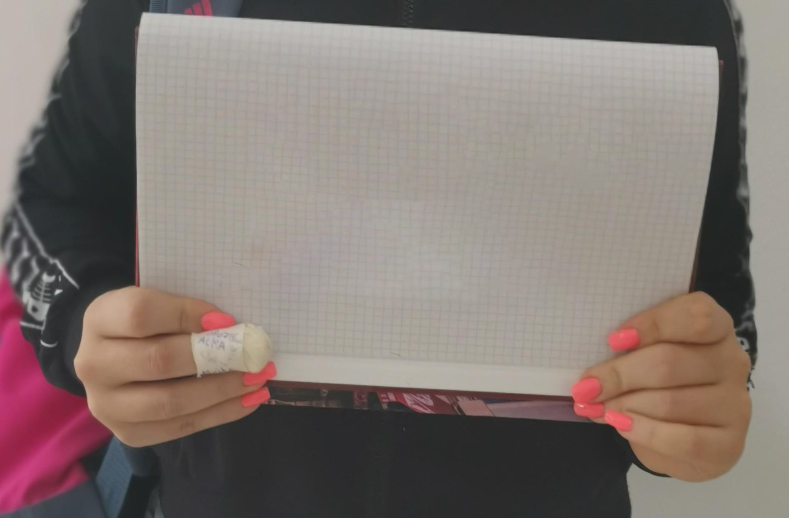
#> input picture papersheet-detection/images/1.jpg, 1578 x 1035 px (shown at 1/2 size)
$ python -i coordinator.py   (imports and definitions only)
#> lines starting #> are read from the running program, lines starting #| are printed output that depends on the picture; after the words box and inside, x2 and y2 are one past the last pixel; in counts of white or black regions, pixels touching at a corner belong together
#> further down, picture is the input picture: shape (1035, 1578, 3); mean B, G, R 113.3, 118.3, 129.7
# USAGE
# python scan.py --image images/page.jpg

# import the necessary packages
from operator import mul
from collections import namedtuple
import time
import numpy as np
import argparse
import cv2
import imutils
import sys
import os
import re
import json
from os import path


OUTPUT_FOLDER = r"C:\\Users\\Teo\\Documents\\GitHub\\AppealBot-Service\\papersheet-detection\\images_cropped\\"


def generateCoordinates(image,draw = False):
#> called with draw = False
    gray = cv2.cvtColor(image, cv2.COLOR_BGR2GRAY)
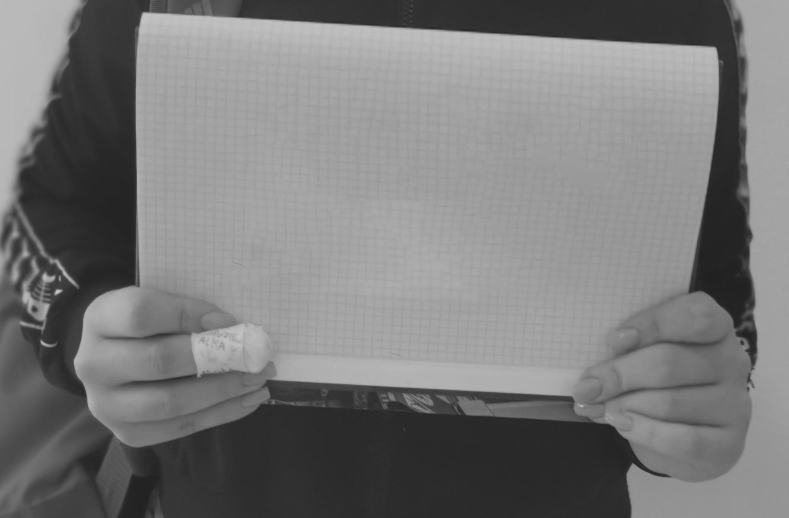
#> gray: shape (1035, 1578) (shown at 1/2 size); min 29, max 205, mean 121.1
    # ----------------------------------
    # Calculate average and median color
    # ----------------------------------
    median = int(np.median(gray))
#> median = 151
    average_color = int(np.mean(gray))
#> average_color = 121


    ret,  gray= cv2.threshold(
        gray,
        median * 0.95,
        255,
        cv2.THRESH_BINARY,
    )
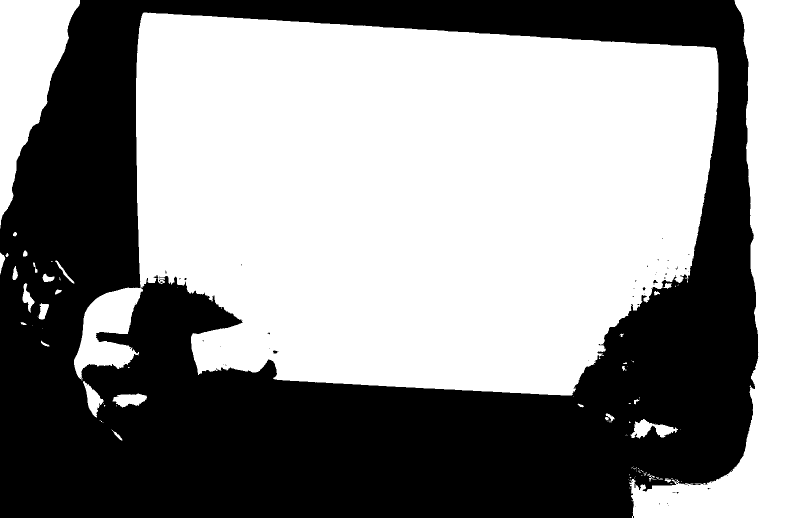
#> gray: shape (1035, 1578) (shown at 1/2 size); 55% white; 62 black regions (58 under 20 px)
#> ret = 143

    cnts = cv2.findContours(gray, cv2.RETR_EXTERNAL, cv2.CHAIN_APPROX_SIMPLE)
#> cnts = 103 contours, 76 with area under 20; largest, box (x1, y1, x2, y2) and area: (148, 25, 1437, 791) 754597, (1259, 0, 1578, 1035) 97456, (0, 0, 160, 456) 35053, (1261, 838, 1356, 877) 1585, (166, 762, 207, 835) 1168
    cnts = imutils.grab_contours(cnts)
    cnts = sorted(cnts, key=cv2.contourArea, reverse=True)


    # Get with the largest area

    c = cnts[0]
#> c = contour of 1585 points, box (x1, y1, x2, y2) (148, 25, 1437, 791), area 754597


    peri = cv2.arcLength(c, True)
#> peri = 5291.6
    approx = cv2.approxPolyDP(c, 0.02 * peri, True)
#> approx = [[148, 729], [314, 549], [484, 641], [396, 749], [1143, 790], [1375, 564], [1431, 96], [287, 25]]
    rect = cv2.minAreaRect(approx)
#> rect = ((789.4, 414.8), (715.9, 1241.3), -86.45)
    box = cv2.boxPoints(rect)
#> box = [[1386.7, 810.5], [147.7, 733.6], [192.1, 19.11], [1431, 96]]
    box = np.int0(box)
#> box = [[1386, 810], [147, 733], [192, 19], [1431, 96]]
    # cv2.drawContours(asd, [box], 0, (0, 128, 0), 2)
    # cv2.imwrite('test\\detection.jpg',asd)
    if draw:
        cv2.drawContours(image, [box], 0, (0, 128, 0), 2)
    return box


# [67 lines left out: function applyReduction, not called in this run]

# [17 lines not run here, left out]


>>> import cv2
>>> picture = cv2.imread('images/1.jpg')
>>> result = generateCoordinates(picture)
#> result = [[1386, 810], [147, 733], [192, 19], [1431, 96]]

$ run again, on papersheet-detection/images/11.jpg
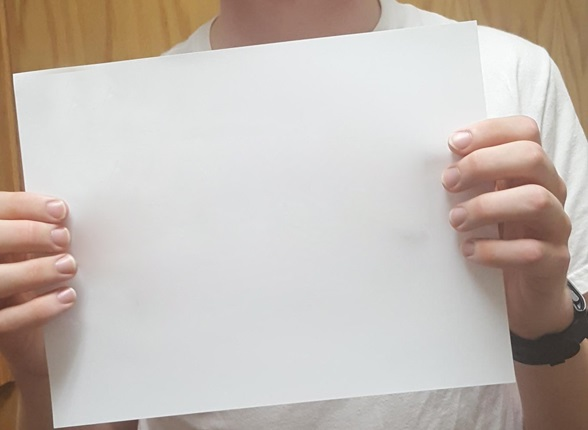
#> input picture papersheet-detection/images/11.jpg, 588 x 430 px
#> picture is the input picture: shape (430, 588, 3); mean B, G, R 181.1, 187.6, 196.8
#> in generateCoordinates, `gray = cv2.cvtColor(image, cv2.COLOR_BGR2GRAY)`:
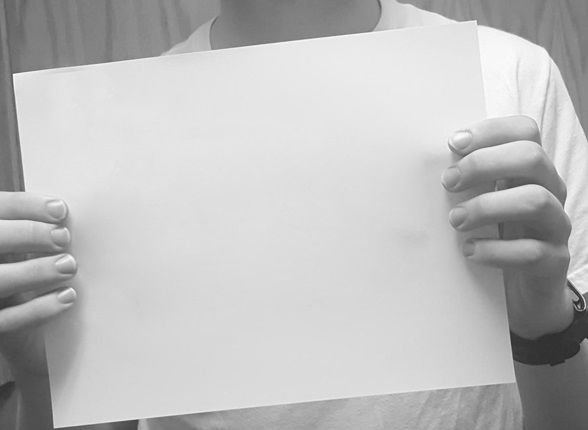
#> gray: shape (430, 588); min 40, max 252, mean 189.6
#> median = 214
#> average_color = 189
#> in generateCoordinates, `ret,  gray= cv2.threshold( gray, median * 0.95, 255, cv2.THRESH_BINARY..`:
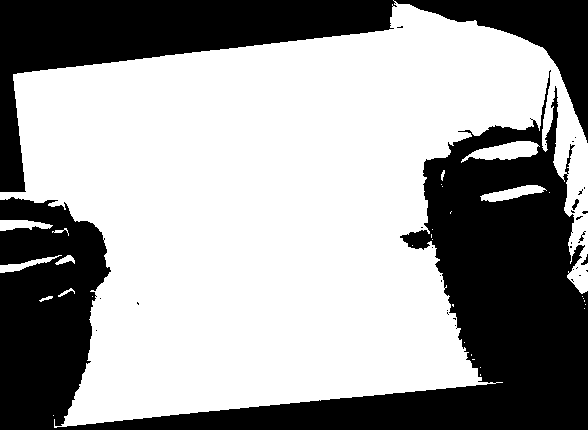
#> gray: shape (430, 588); 61.8% white; 32 black regions (27 under 20 px)
#> ret = 203
#> cnts = 31 contours, 23 with area under 20; largest, box (x1, y1, x2, y2) and area: (0, 0, 588, 428) 152520, (461, 141, 540, 163) 838, (480, 185, 547, 202) 484, (0, 220, 53, 231) 334, (0, 255, 62, 273) 264, (55, 255, 75, 265) 77, (58, 288, 75, 297) 29, (39, 296, 53, 302) 22
#> c = contour of 1171 points, box (x1, y1, x2, y2) (0, 0, 588, 428), area 152520
#> peri = 3192.5
#> approx = contour of 9 points, box (x1, y1, x2, y2) (0, 51, 588, 428), area 143146
#> rect = ((291.5, 224.6), (575, 355.3), -5.74)
#> in generateCoordinates, `box = cv2.boxPoints(rect)`: box = [[23.21, 430.1], [-12.3, 76.54], [559.8, 19.08], [595.3, 372.6]]
#> in generateCoordinates, `box = np.int0(box)`: box = [[23, 430], [-12, 76], [559, 19], [595, 372]]

$ run again, on papersheet-detection/images/12.jpg
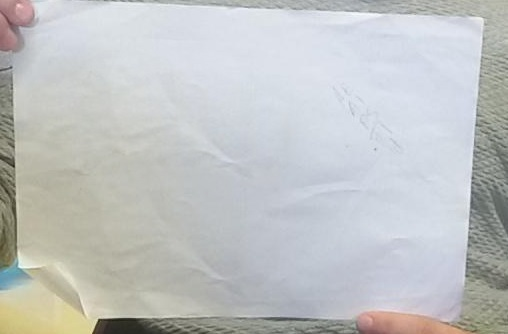
#> input picture papersheet-detection/images/12.jpg, 508 x 334 px
#> picture is the input picture: shape (334, 508, 3); mean B, G, R 195.5, 195.4, 193
#> in generateCoordinates, `gray = cv2.cvtColor(image, cv2.COLOR_BGR2GRAY)`:
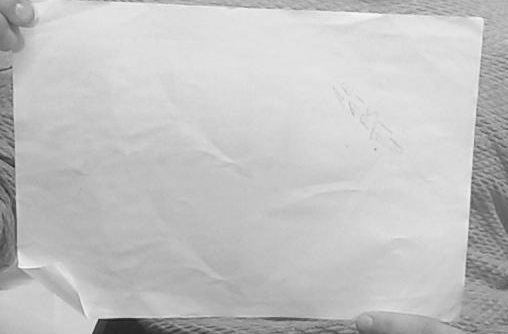
#> gray: shape (334, 508); min 28, max 249, mean 194.7
#> median = 200
#> average_color = 194
#> in generateCoordinates, `ret,  gray= cv2.threshold( gray, median * 0.95, 255, cv2.THRESH_BINARY..`:
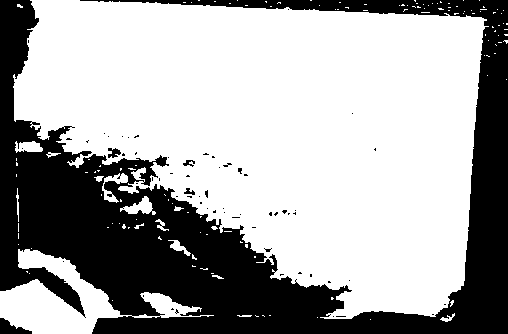
#> gray: shape (334, 508); 65.2% white; 63 black regions (58 under 20 px)
#> ret = 190
#> cnts = 136 contours, 125 with area under 20; largest, box (x1, y1, x2, y2) and area: (13, 0, 489, 319) 101992, (0, 249, 214, 334) 5962, (120, 196, 156, 215) 263, (102, 173, 128, 203) 233, (15, 141, 43, 153) 201
#> c = contour of 944 points, box (x1, y1, x2, y2) (13, 0, 489, 319), area 101992
#> peri = 2331.6
#> approx = [[30, 0], [70, 165], [166, 156], [118, 189], [320, 317], [463, 285], [486, 19]]
#> rect = ((251.7, 161.7), (304.7, 456.4), -87.61)
#> in generateCoordinates, `box = cv2.boxPoints(rect)`: box = [[473.3, 323.4], [17.32, 304.4], [30, 3.05e-05], [486, 19]]
#> in generateCoordinates, `box = np.int0(box)`: box = [[473, 323], [17, 304], [30, 0], [486, 19]]
